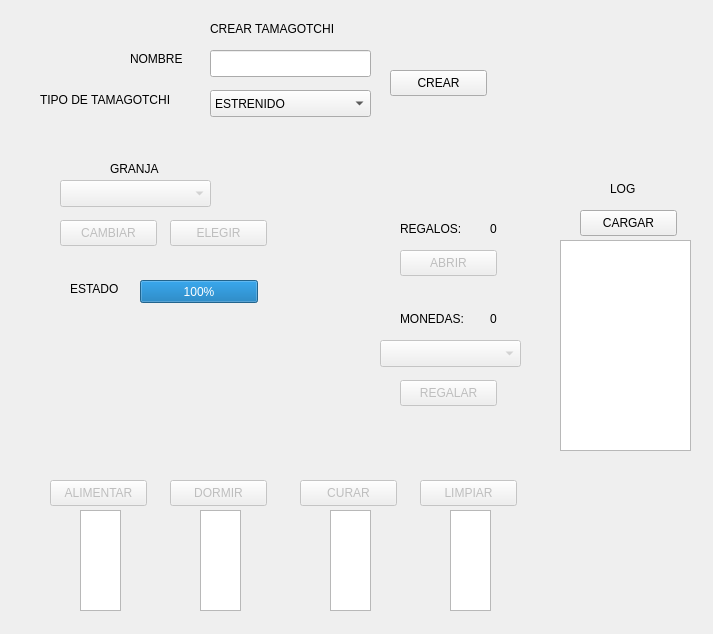
<?xml version="1.0" encoding="UTF-8"?>
<ui version="4.0">
 <class>Jugar</class>
 <widget class="QDialog" name="Jugar">
  <property name="geometry">
   <rect>
    <x>0</x>
    <y>0</y>
    <width>713</width>
    <height>634</height>
   </rect>
  </property>
  <property name="windowTitle">
   <string>Dialog</string>
  </property>
  <widget class="QListWidget" name="Hambre">
   <property name="geometry">
    <rect>
     <x>80</x>
     <y>510</y>
     <width>41</width>
     <height>101</height>
    </rect>
   </property>
  </widget>
  <widget class="QPushButton" name="Curar">
   <property name="enabled">
    <bool>false</bool>
   </property>
   <property name="geometry">
    <rect>
     <x>300</x>
     <y>480</y>
     <width>97</width>
     <height>26</height>
    </rect>
   </property>
   <property name="text">
    <string>CURAR</string>
   </property>
  </widget>
  <widget class="QListWidget" name="Suenio">
   <property name="geometry">
    <rect>
     <x>200</x>
     <y>510</y>
     <width>41</width>
     <height>101</height>
    </rect>
   </property>
  </widget>
  <widget class="QPushButton" name="Alimentar">
   <property name="enabled">
    <bool>false</bool>
   </property>
   <property name="geometry">
    <rect>
     <x>50</x>
     <y>480</y>
     <width>97</width>
     <height>26</height>
    </rect>
   </property>
   <property name="text">
    <string>ALIMENTAR</string>
   </property>
  </widget>
  <widget class="QListWidget" name="Desechos">
   <property name="geometry">
    <rect>
     <x>450</x>
     <y>510</y>
     <width>41</width>
     <height>101</height>
    </rect>
   </property>
  </widget>
  <widget class="QListWidget" name="Enfermo">
   <property name="geometry">
    <rect>
     <x>330</x>
     <y>510</y>
     <width>41</width>
     <height>101</height>
    </rect>
   </property>
  </widget>
  <widget class="QPushButton" name="Dormir">
   <property name="enabled">
    <bool>false</bool>
   </property>
   <property name="geometry">
    <rect>
     <x>170</x>
     <y>480</y>
     <width>97</width>
     <height>26</height>
    </rect>
   </property>
   <property name="text">
    <string>DORMIR</string>
   </property>
  </widget>
  <widget class="QPushButton" name="Limpiar">
   <property name="enabled">
    <bool>false</bool>
   </property>
   <property name="geometry">
    <rect>
     <x>420</x>
     <y>480</y>
     <width>97</width>
     <height>26</height>
    </rect>
   </property>
   <property name="text">
    <string>LIMPIAR</string>
   </property>
  </widget>
  <widget class="QLabel" name="label">
   <property name="geometry">
    <rect>
     <x>210</x>
     <y>20</y>
     <width>151</width>
     <height>17</height>
    </rect>
   </property>
   <property name="text">
    <string>CREAR TAMAGOTCHI</string>
   </property>
  </widget>
  <widget class="QLineEdit" name="Nombre">
   <property name="geometry">
    <rect>
     <x>210</x>
     <y>50</y>
     <width>161</width>
     <height>27</height>
    </rect>
   </property>
  </widget>
  <widget class="QComboBox" name="Tipo">
   <property name="geometry">
    <rect>
     <x>210</x>
     <y>90</y>
     <width>161</width>
     <height>27</height>
    </rect>
   </property>
   <item>
    <property name="text">
     <string>ESTRENIDO</string>
    </property>
   </item>
   <item>
    <property name="text">
     <string>INSOMNIO</string>
    </property>
   </item>
   <item>
    <property name="text">
     <string>INMUNE</string>
    </property>
   </item>
   <item>
    <property name="text">
     <string>AYUNADOR</string>
    </property>
   </item>
  </widget>
  <widget class="QLabel" name="label_2">
   <property name="geometry">
    <rect>
     <x>130</x>
     <y>50</y>
     <width>61</width>
     <height>17</height>
    </rect>
   </property>
   <property name="text">
    <string>NOMBRE</string>
   </property>
  </widget>
  <widget class="QLabel" name="label_3">
   <property name="geometry">
    <rect>
     <x>40</x>
     <y>90</y>
     <width>161</width>
     <height>20</height>
    </rect>
   </property>
   <property name="text">
    <string>TIPO DE TAMAGOTCHI</string>
   </property>
  </widget>
  <widget class="QPushButton" name="Crear">
   <property name="geometry">
    <rect>
     <x>390</x>
     <y>70</y>
     <width>97</width>
     <height>26</height>
    </rect>
   </property>
   <property name="text">
    <string>CREAR</string>
   </property>
  </widget>
  <widget class="QComboBox" name="Granja">
   <property name="enabled">
    <bool>false</bool>
   </property>
   <property name="geometry">
    <rect>
     <x>60</x>
     <y>180</y>
     <width>151</width>
     <height>27</height>
    </rect>
   </property>
  </widget>
  <widget class="QLabel" name="label_4">
   <property name="geometry">
    <rect>
     <x>110</x>
     <y>160</y>
     <width>61</width>
     <height>17</height>
    </rect>
   </property>
   <property name="text">
    <string>GRANJA</string>
   </property>
  </widget>
  <widget class="QPushButton" name="Elegir">
   <property name="enabled">
    <bool>false</bool>
   </property>
   <property name="geometry">
    <rect>
     <x>170</x>
     <y>220</y>
     <width>97</width>
     <height>26</height>
    </rect>
   </property>
   <property name="text">
    <string>ELEGIR</string>
   </property>
  </widget>
  <widget class="QPushButton" name="Cambiar">
   <property name="enabled">
    <bool>false</bool>
   </property>
   <property name="geometry">
    <rect>
     <x>60</x>
     <y>220</y>
     <width>97</width>
     <height>26</height>
    </rect>
   </property>
   <property name="text">
    <string>CAMBIAR</string>
   </property>
  </widget>
  <widget class="QPushButton" name="Regalar">
   <property name="enabled">
    <bool>false</bool>
   </property>
   <property name="geometry">
    <rect>
     <x>400</x>
     <y>380</y>
     <width>97</width>
     <height>26</height>
    </rect>
   </property>
   <property name="text">
    <string>REGALAR</string>
   </property>
  </widget>
  <widget class="QPushButton" name="Abrir">
   <property name="enabled">
    <bool>false</bool>
   </property>
   <property name="geometry">
    <rect>
     <x>400</x>
     <y>250</y>
     <width>97</width>
     <height>26</height>
    </rect>
   </property>
   <property name="text">
    <string>ABRIR</string>
   </property>
  </widget>
  <widget class="QComboBox" name="Para">
   <property name="enabled">
    <bool>false</bool>
   </property>
   <property name="geometry">
    <rect>
     <x>380</x>
     <y>340</y>
     <width>141</width>
     <height>27</height>
    </rect>
   </property>
  </widget>
  <widget class="QProgressBar" name="Estado">
   <property name="geometry">
    <rect>
     <x>140</x>
     <y>280</y>
     <width>118</width>
     <height>23</height>
    </rect>
   </property>
   <property name="value">
    <number>100</number>
   </property>
   <property name="alignment">
    <set>Qt::AlignRight|Qt::AlignTrailing|Qt::AlignVCenter</set>
   </property>
   <property name="orientation">
    <enum>Qt::Horizontal</enum>
   </property>
   <property name="invertedAppearance">
    <bool>false</bool>
   </property>
   <property name="textDirection">
    <enum>QProgressBar::TopToBottom</enum>
   </property>
  </widget>
  <widget class="QLabel" name="label_5">
   <property name="geometry">
    <rect>
     <x>70</x>
     <y>280</y>
     <width>61</width>
     <height>17</height>
    </rect>
   </property>
   <property name="text">
    <string>ESTADO</string>
   </property>
  </widget>
  <widget class="QLabel" name="Regalos">
   <property name="geometry">
    <rect>
     <x>490</x>
     <y>220</y>
     <width>41</width>
     <height>17</height>
    </rect>
   </property>
   <property name="text">
    <string>0</string>
   </property>
  </widget>
  <widget class="QLabel" name="label_7">
   <property name="geometry">
    <rect>
     <x>400</x>
     <y>220</y>
     <width>71</width>
     <height>17</height>
    </rect>
   </property>
   <property name="text">
    <string>REGALOS:</string>
   </property>
  </widget>
  <widget class="QLabel" name="label_8">
   <property name="geometry">
    <rect>
     <x>400</x>
     <y>310</y>
     <width>81</width>
     <height>17</height>
    </rect>
   </property>
   <property name="text">
    <string>MONEDAS:</string>
   </property>
  </widget>
  <widget class="QLabel" name="Monedas">
   <property name="geometry">
    <rect>
     <x>490</x>
     <y>310</y>
     <width>31</width>
     <height>17</height>
    </rect>
   </property>
   <property name="text">
    <string>0</string>
   </property>
  </widget>
  <widget class="QListWidget" name="Imprimir">
   <property name="geometry">
    <rect>
     <x>560</x>
     <y>240</y>
     <width>131</width>
     <height>211</height>
    </rect>
   </property>
  </widget>
  <widget class="QLabel" name="label_9">
   <property name="geometry">
    <rect>
     <x>610</x>
     <y>180</y>
     <width>41</width>
     <height>17</height>
    </rect>
   </property>
   <property name="text">
    <string>LOG</string>
   </property>
  </widget>
  <widget class="QPushButton" name="Cargar">
   <property name="geometry">
    <rect>
     <x>580</x>
     <y>210</y>
     <width>97</width>
     <height>26</height>
    </rect>
   </property>
   <property name="text">
    <string>CARGAR</string>
   </property>
  </widget>
  <widget class="QLabel" name="label_6">
   <property name="geometry">
    <rect>
     <x>80</x>
     <y>320</y>
     <width>171</width>
     <height>131</height>
    </rect>
   </property>
   <property name="text">
    <string/>
   </property>
   <property name="pixmap">
    <pixmap resource="imagen.qrc">:/Charizard.png</pixmap>
   </property>
   <property name="scaledContents">
    <bool>true</bool>
   </property>
  </widget>
 </widget>
 <resources>
  <include location="imagen.qrc"/>
 </resources>
 <connections/>
</ui>
